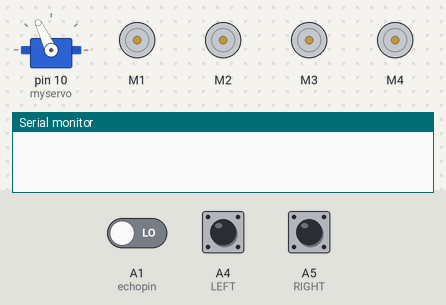
This sketch was run on a simulated Arduino Uno, built with avr-gcc and run on an emulated ATmega328P. Shown: servo, 4 × DC motor (green arrow = forward, orange = backward, longer = faster), the last lines printed to the serial monitor. Inputs (shaded band) come from the test bench; at power-on: A1 (echopin) LOW, A4 (LEFT) LOW, A5 (RIGHT) LOW.

Above: at 0.4 s.
At 5.5 s:
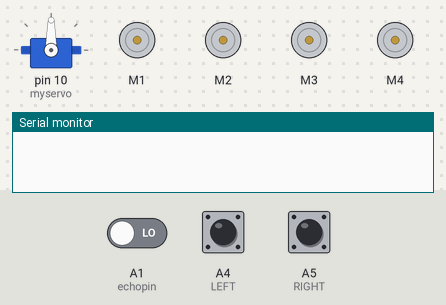
At 9.72 s:
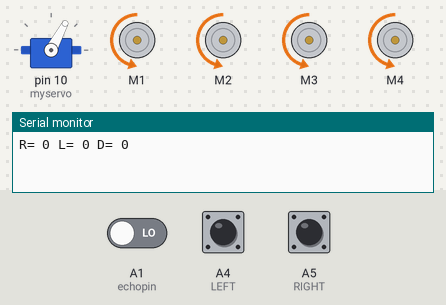
At 14.06 s:
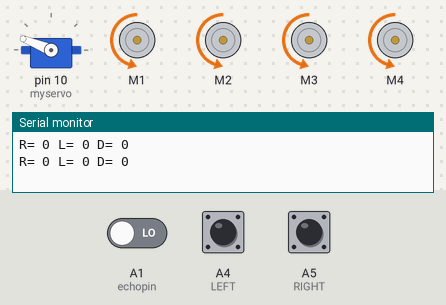
At 22.45 s:
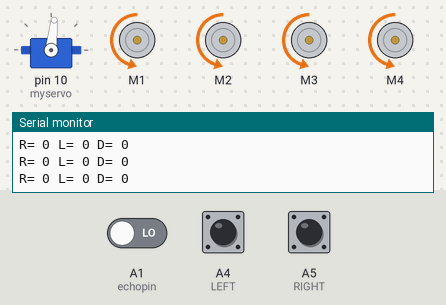
At 38.2 s:
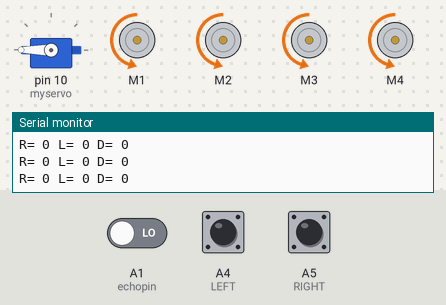
Timing chart, 0 to 40.0 s (numbered marks = the images above):
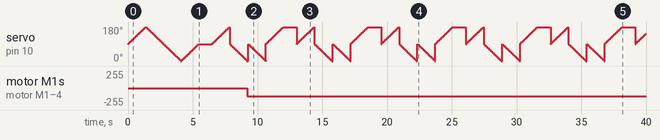

The sketch:

obstacle_detection.ino
```cpp
#include<Servo.h>
#include<AFMotor.h>
#define LEFT A4
#define echopin A1 // echo pin
#define trigpin A2 // Trigger pin
#define RIGHT A5

AF_DCMotor Motor1(1,MOTOR12_1KHZ);   // front left wheel
AF_DCMotor Motor2(2,MOTOR12_1KHZ);   // rear left wheel
AF_DCMotor Motor3(3,MOTOR12_1KHZ);   // rear right wheel
AF_DCMotor Motor4(4,MOTOR12_1KHZ);   // front right wheel
Servo myservo;

int pos = 0;
long time;

void setup(){

Serial.begin(9600);
myservo.attach(10);

for(pos = 90; pos <= 180; pos += 1){
myservo.write(pos);
delay(15);
}

for(pos = 180; pos >= 0; pos-= 1) {
myservo.write(pos);
delay(15);
}

for(pos = 0; pos<=90; pos += 1) {
myservo.write(pos);
delay(15);
}

pinMode(RIGHT, INPUT);
pinMode(LEFT, INPUT);

pinMode(trigpin, OUTPUT);
pinMode(echopin, INPUT);

}

void loop(){
unsigned int distance = read_cm();

int Right_Value = digitalRead(RIGHT);
int Left_Value  = digitalRead(LEFT);

Serial.print("R= ");
Serial.print(Right_Value);
Serial.print(" L= ");
Serial.print(Left_Value);
Serial.print(" D= ");
Serial.println(distance);


if(distance<=30){
  if(checkRight(distance) && checkLeft(distance)){ // if objects are on both sides
    backward();
  } else if(checkRight(distance) && !checkLeft(distance)){ // if an object is on the right
    turnLeft(distance);
  } else if(!checkRight(distance) && checkLeft(distance)){ // if an object is on the left
    turnRight(distance);
  }
}

delay(50);
  checkLeft(distance);
  checkRight(distance);
}

long read_cm(){
  digitalWrite(trigpin, LOW);
  delayMicroseconds(2);
  digitalWrite(trigpin, HIGH);
  delayMicroseconds(10);
  time = pulseIn (echopin, HIGH);
  return time / 29 / 2;
}

bool forward(unsigned int distance){
  if (distance >= 30) {
    Serial.println("forward");
    Motor1.setSpeed(200);
    Motor1.run(FORWARD);
    Motor2.setSpeed(200);
    Motor2.run(FORWARD);
    Motor3.setSpeed(200);
    Motor3.run(BACKWARD);
    Motor4.setSpeed(200);
    Motor4.run(FORWARD);
    return true;
  }
  return false;
}

bool checkLeft(unsigned int distance){
  for(pos = 90; pos >= 0; pos -= 1) {
    myservo.write(pos);
    delay(15);
  }
  if (distance >= 30){
    for(pos = 0; pos >= 90; pos += 1){
      myservo.write(pos);
      delay(15);
      }
    return false;
    }
  return true;
}


bool checkRight(unsigned int distance){
  for(pos = 90; pos <= 180; pos += 1) {
    myservo.write(pos);
    delay(15);
  }
  if (distance >= 30){
    for(pos = 180; pos >= 90; pos -= 1){
      myservo.write(pos);
      delay(15);
      }
    return false;
    }
  return true;
}


bool turnLeft(unsigned int distance){
  Serial.println("left");
  Motor1.setSpeed(100);
  Motor1.run(BACKWARD);
  Motor3.setSpeed(200);
  Motor3.run(FORWARD);
  if (distance >= 30) {
    return false;
  }
  return true;
}

bool turnRight(unsigned int distance){
  Serial.println("right");
  Motor2.setSpeed(200);
  Motor2.run(FORWARD);
  Motor4.setSpeed(100);
  Motor4.run(BACKWARD);
  if (distance >= 30) {
    return false;
  }
  return true;
}

void backward(){
Motor1.setSpeed(120);
Motor1.run(BACKWARD);
Motor2.setSpeed(120);
Motor2.run(BACKWARD);
Motor3.setSpeed(120);
Motor3.run(BACKWARD);
Motor4.setSpeed(120);
Motor4.run(BACKWARD);
}

void stop(){
Motor1.setSpeed(0);
Motor1.run(RELEASE);
Motor2.setSpeed(0);
Motor2.run(RELEASE);
Motor3.setSpeed(0);
Motor3.run(RELEASE);
Motor4.setSpeed(0);
Motor4.run(RELEASE);
}
```

Measured:
- by itself, motor M1–4: stopped → backward 120/255 at 9.2 s
